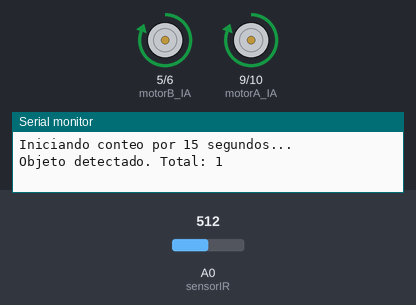
Recording of a sketch running on a simulated Arduino Uno, built with avr-gcc and run on an emulated ATmega328P. Shown: motor-driver pin pairs drawn as motors (green arrow = first pin HIGH = forward, orange = second pin HIGH = backward, longer = more drive), the last lines printed to the serial monitor. Inputs (shaded band) come from the test bench; at power-on: A0 (sensorIR) = 512.

Above: at 0.1 s.
At 15.1 s:
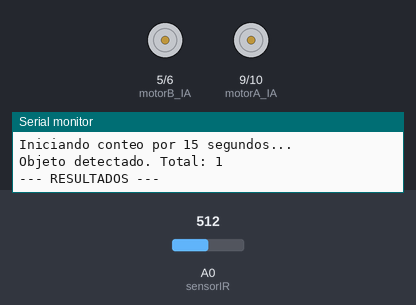
Timing chart, 0 to 16.6 s (numbered marks = the images above):
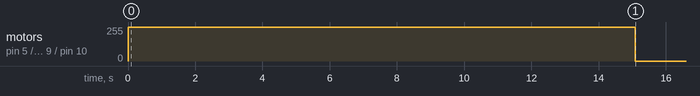

Measured:
- by itself, motor on pin 5 (motorB_IA) / pin 6 (motorB_IB), motor on pin 9 (motorA_IA) / pin 10 (motorA_IB): stopped → forward 255/255 at 0.00 s, → stopped 15.1 s later

The sketch:

production_efficiency.ino
```cpp
#include <SoftwareSerial.h>
#include <math.h>

// Pines motores L9110S
const int motorA_IA = 9;
const int motorA_IB = 10;
const int motorB_IA = 5;
const int motorB_IB = 6;

// Pines Bluetooth JDY-31
const int bluetoothRx = 4;   // RX del Arduino (conectado a TX del módulo)
const int bluetoothTx = 11;  // TX del Arduino (conectado a RX del módulo)
SoftwareSerial bleSerial(bluetoothRx, bluetoothTx); // (RX, TX)

// Sensor IR
#define sensorIR A0

// Variables de conteo
int conteo = 0;
bool objetoDetectado = false;

// Tiempo
unsigned long tiempoInicio;
const unsigned long duracion = 15000; // 15 segundos
bool enEjecucion = true;

// Meta esperada
const int cantidadEsperada = 20;

void detenerMotores() {
  digitalWrite(motorA_IA, LOW);
  digitalWrite(motorA_IB, LOW);
  digitalWrite(motorB_IA, LOW);
  digitalWrite(motorB_IB, LOW);
}

void iniciarMotores() {
  digitalWrite(motorA_IA, HIGH);
  digitalWrite(motorA_IB, LOW);
  digitalWrite(motorB_IA, HIGH);
  digitalWrite(motorB_IB, LOW);
}

void reiniciarProceso() {
  conteo = 0;
  objetoDetectado = false;
  tiempoInicio = millis();
  enEjecucion = true;
  iniciarMotores();

  Serial.println("\nReinicio solicitado por Bluetooth.");
  Serial.println("Iniciando nuevo conteo de 15 segundos...");
  bleSerial.println("\nReinicio solicitado por Bluetooth.");
  bleSerial.println("Iniciando nuevo conteo de 15 segundos...");
}

void setup() {
  Serial.begin(9600);
  bleSerial.begin(9600);

  pinMode(motorA_IA, OUTPUT);
  pinMode(motorA_IB, OUTPUT);
  pinMode(motorB_IA, OUTPUT);
  pinMode(motorB_IB, OUTPUT);

  iniciarMotores();

  tiempoInicio = millis();

  Serial.println("Iniciando conteo por 15 segundos...");
  bleSerial.println("Iniciando conteo por 15 segundos...");
}

void loop() {
  if (enEjecucion) {
    unsigned long tiempoActual = millis();

    // Leer sensor IR
    float volts = analogRead(sensorIR) * 0.0048828125;
    int distancia = 13 * pow(volts, -1);

    if (distancia <= 15) {
      if (!objetoDetectado) {
        conteo++;
        objetoDetectado = true;

        Serial.print("Objeto detectado. Total: ");
        Serial.println(conteo);
        bleSerial.print("Objeto detectado. Total: ");
        bleSerial.println(conteo);
      }
    } else {
      objetoDetectado = false;
    }

    // Verificar si terminó el tiempo
    if (tiempoActual - tiempoInicio >= duracion) {
      enEjecucion = false;
      detenerMotores();

      float eficiencia = (conteo / (float)cantidadEsperada) * 100.0;

      Serial.println("\n--- RESULTADOS ---");
      Serial.print("Productos esperados: ");
      Serial.println(cantidadEsperada);
      Serial.print("Productos detectados: ");
      Serial.println(conteo);
      Serial.print("Eficiencia: ");
      Serial.print(eficiencia);
      Serial.println("%");

      bleSerial.println("\n--- RESULTADOS ---");
      bleSerial.print("Productos esperados: ");
      bleSerial.println(cantidadEsperada);
      bleSerial.print("Productos detectados: ");
      bleSerial.println(conteo);
      bleSerial.print("Eficiencia: ");
      bleSerial.print(eficiencia);
      bleSerial.println("%");

      bleSerial.println("Envía 'r' para reiniciar.");
    }

    delay(200); // Para evitar múltiples detecciones
  }

  // Comando de reinicio desde Bluetooth
  if (bleSerial.available()) {
    char comando = bleSerial.read();
    if (!enEjecucion && comando == 'r') {
      reiniciarProceso();
    }
  }
}
```
